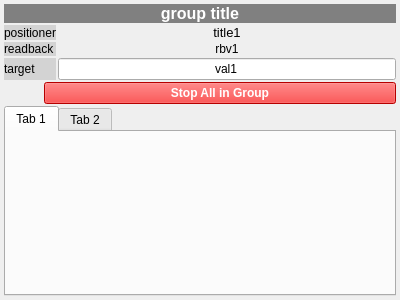
<?xml version="1.0" encoding="UTF-8"?>
<ui version="4.0">
 <class>Form</class>
 <widget class="QWidget" name="Form">
  <property name="geometry">
   <rect>
    <x>0</x>
    <y>0</y>
    <width>400</width>
    <height>300</height>
   </rect>
  </property>
  <property name="windowTitle">
   <string>Form</string>
  </property>
  <layout class="QVBoxLayout" name="verticalLayout">
   <property name="spacing">
    <number>2</number>
   </property>
   <property name="margin">
    <number>4</number>
   </property>
   <item>
    <layout class="QVBoxLayout" name="layout0">
     <item>
      <widget class="QLabel" name="title">
       <property name="font">
        <font>
         <pointsize>12</pointsize>
         <weight>75</weight>
         <bold>true</bold>
        </font>
       </property>
       <property name="styleSheet">
        <string notr="true">background-color: grey;
color: white;</string>
       </property>
       <property name="text">
        <string>group title</string>
       </property>
       <property name="scaledContents">
        <bool>true</bool>
       </property>
       <property name="alignment">
        <set>Qt::AlignCenter</set>
       </property>
      </widget>
     </item>
     <item>
      <layout class="QGridLayout" name="epics" columnstretch="0,1">
       <item row="2" column="0">
        <widget class="QLabel" name="label">
         <property name="styleSheet">
          <string notr="true">background-color: lightgrey;</string>
         </property>
         <property name="text">
          <string>target</string>
         </property>
        </widget>
       </item>
       <item row="1" column="0">
        <widget class="QLabel" name="label_2">
         <property name="styleSheet">
          <string notr="true">background-color: lightgrey;</string>
         </property>
         <property name="text">
          <string>readback</string>
         </property>
        </widget>
       </item>
       <item row="0" column="0">
        <widget class="QLabel" name="label_3">
         <property name="styleSheet">
          <string notr="true">background-color: lightgrey;</string>
         </property>
         <property name="text">
          <string>positioner</string>
         </property>
        </widget>
       </item>
       <item row="0" column="1">
        <widget class="QLabel" name="label_4">
         <property name="font">
          <font>
           <pointsize>10</pointsize>
          </font>
         </property>
         <property name="toolTip">
          <string>replace with a BcdaQLabel(DESC)</string>
         </property>
         <property name="text">
          <string>title1</string>
         </property>
         <property name="alignment">
          <set>Qt::AlignCenter</set>
         </property>
        </widget>
       </item>
       <item row="1" column="1">
        <widget class="QLabel" name="readback">
         <property name="toolTip">
          <string>replace with a BcdaQLabel(RBV)</string>
         </property>
         <property name="text">
          <string>rbv1</string>
         </property>
         <property name="alignment">
          <set>Qt::AlignCenter</set>
         </property>
        </widget>
       </item>
       <item row="2" column="1">
        <widget class="QLineEdit" name="target">
         <property name="toolTip">
          <string>replace with a BcdaQLabel(VAL)</string>
         </property>
         <property name="text">
          <string>val1</string>
         </property>
         <property name="alignment">
          <set>Qt::AlignCenter</set>
         </property>
        </widget>
       </item>
      </layout>
     </item>
     <item>
      <layout class="QHBoxLayout" name="horizontalLayout" stretch="0,1">
       <item>
        <spacer name="horizontalSpacer">
         <property name="orientation">
          <enum>Qt::Horizontal</enum>
         </property>
         <property name="sizeHint" stdset="0">
          <size>
           <width>40</width>
           <height>20</height>
          </size>
         </property>
        </spacer>
       </item>
       <item>
        <widget class="QPushButton" name="allstop">
         <property name="styleSheet">
          <string notr="true">background-color: red;
color: white;
font: bold;</string>
         </property>
         <property name="text">
          <string>Stop All in Group</string>
         </property>
        </widget>
       </item>
      </layout>
     </item>
     <item>
      <widget class="QTabWidget" name="tables">
       <property name="currentIndex">
        <number>0</number>
       </property>
       <widget class="QWidget" name="tab">
        <attribute name="title">
         <string>Tab 1</string>
        </attribute>
       </widget>
       <widget class="QWidget" name="tab_2">
        <attribute name="title">
         <string>Tab 2</string>
        </attribute>
       </widget>
      </widget>
     </item>
    </layout>
   </item>
  </layout>
 </widget>
 <resources/>
 <connections/>
</ui>
